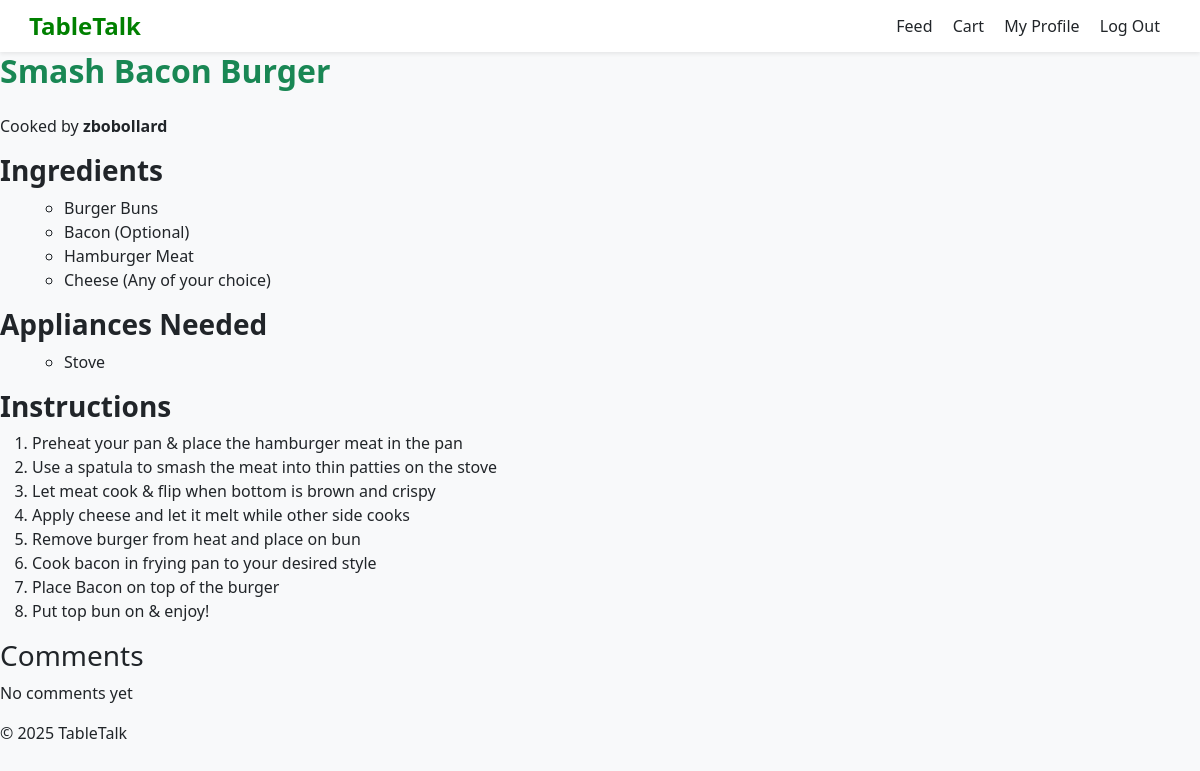
The page /view_recipe/3 (signed in) on the database its author committed.
### tables this page shows
CREATE TABLE "posts" (
    id INTEGER PRIMARY KEY AUTOINCREMENT,
    title TEXT NOT NULL,
    category TEXT NOT NULL,
    user_id INTEGER NOT NULL,
    appliance_id INTEGER, username, ingredients, steps, appliances,  -- now optional
    -- include any other columns you had
    FOREIGN KEY (user_id) REFERENCES users(id)
);

### app.py (the view)
@app.route('/view_recipe/<int:recipe_id>', methods=['GET', 'POST'])
def view_recipe(recipe_id):
    db = get_db()
    recipe = db.execute('SELECT * FROM posts WHERE id = ?',
                        (recipe_id,)).fetchone()
    if recipe is None:
        flash("Recipe not found", "error")
        return redirect(url_for('show_feed'))
    ingredients = recipe['ingredients'].split('\n') if recipe['ingredients'] else []
    instructions = recipe['steps'].strip().split('\n') if recipe['steps'] else []
    appliances = recipe['appliances'].split('\n') if recipe['steps'] else []
    comments = []
    return render_template('recipe_card.html', recipe=recipe, ingredients=ingredients, instructions=instructions, appliances=appliances, comments=comments)

### app.py (called while the page is built)
def connect_db():
    rv = sqlite3.connect(app.config['DATABASE'])
    rv.row_factory = sqlite3.Row
    return rv

def get_db():
    if not hasattr(g, 'sqlite_db'):
        g.sqlite_db = connect_db()
    return g.sqlite_db

### templates/recipe_card.html (shortened to what this page needs)
{% extends "layout.html" %}
{% block content %}
<h2 class="mb-4 text-success" style="text-align: left"><strong>{{ recipe.title }}</strong></h2>
<p>Cooked by <strong>{{ recipe.username }}</strong></p>
    <main>
        <article class="recipe-detail">
            <section class="ingredients">
                <h3><strong>Ingredients</strong></h3>
                <ul>
                    {% if ingredients %}
                    <ul>
                        {% for ingredient in ingredients %}
                            <li>{{ ingredient }}</li>
                        {% endfor %}
                    </ul>
                    {% else %}
                        No Ingredients Listed
                    {% endif %}
                </ul>
            </section>
            <section class="appliances">
                <h3><strong>Appliances Needed</strong></h3>
                <ul>
                    {% if appliances %}
                    <ul>
                        {% for appliance in appliances %}
                            <li>{{ appliance }}</li>
                        {% endfor %}
                    </ul>
                    {% else %}
                        No Appliances Listed
                    {% endif %}
                </ul>
            </section>
            <section class="instructions">
                <h3><strong>Instructions</strong></h3>
                <ol>
                    {% for step in instructions %}
                        <li>{{ step }}</li>
                    {% endfor %}
                </ol>
            </section>
            <section class="comments">
                <h3>Comments</h3>
                {% if comments %}
                    <ul>
                        {% for c in comments %}
                            <li>{{ c }}</li>
                        {% endfor %}
                    </ul>
                {% else %}
                    <p>No comments yet</p>
                {% endif %}
            </section>
        </article>
    </main>
    <footer>
        <p>&copy; 2025 TableTalk</p>
    </footer>
{% endblock %}

### templates/layout.html (style rules this page uses)
body { background-color: #f8f9fa; }

### rows shown on the page
posts: title "Smash Bacon Burger", username "zbobollard", appliances "Stove"

### other values the page prints
{{ ingredient }} "Burger Buns" "Bacon (Optional)" "Hamburger Meat" "Cheese (Any of your choice)"
{{ step }} "Preheat your pan & place the hamburger meat in the pan" "Use a spatula to smash the meat into thin patties on the stove" "Let meat cook & flip when bottom is brown and crispy" "Apply cheese and let it melt while other side cooks" "Remove burger from heat and place on bun" "Cook bacon in frying pan to your desired style" "Place Bacon on top of the burger" "Put top bun on & enjoy!"
